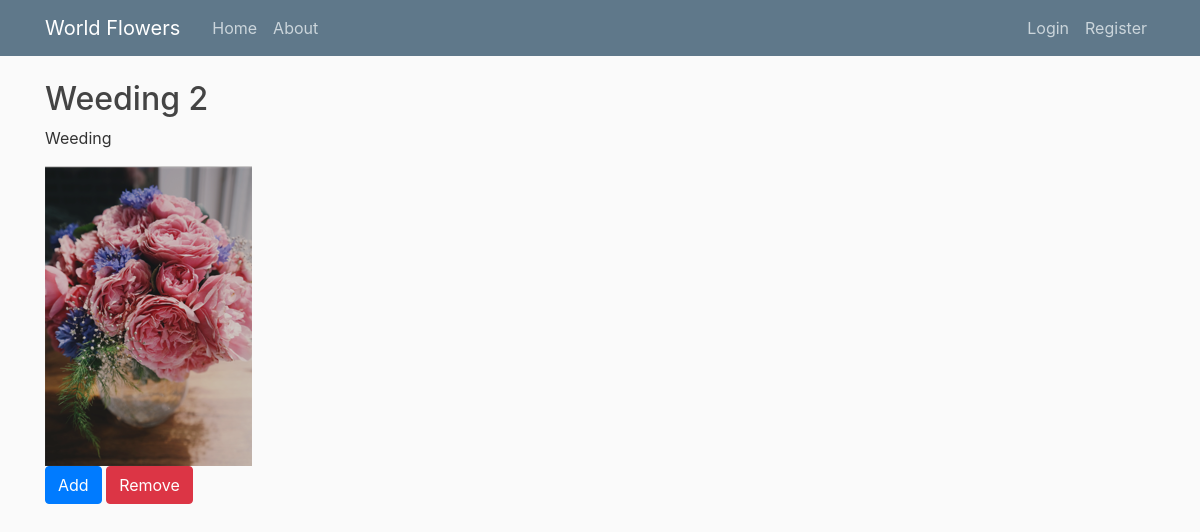
The app's page /products/item/4/ with its own data.
### products/models.py (models this page shows, shortened)
class Item(models.Model):
    category = models.CharField(max_length=30)
    title = models.CharField(max_length=30)
    description = models.TextField(default='')
    price = models.PositiveIntegerField()
    number_item_left = models.PositiveIntegerField(default=1)
    tag = models.CharField(max_length=50) # This field must be divided by comma (,) between each tag
    weight = models.DecimalField(max_digits=5, decimal_places=2, default=1.0)
    dimension = models.CharField(max_length=20, default='? x ? x ? cm')
    def get_add_to_cart_url(self):
        return reverse("add-to-cart",kwargs={
            'pk' : self.pk
        })
    def get_remove_single_item_from_cart_url(self):
        return reverse("remove-single-item-from-cart",kwargs={
            'pk' : self.pk
        })

class ItemImage(models.Model):
    item = models.ForeignKey(Item, on_delete = models.CASCADE, related_name='image')
    image = models.ImageField(default='default_product.png', upload_to='product_pics')

### products/views.py (the view)
# urls.py: path('item/<int:pk>/', ItemDetailView.as_view(), name = 'item-detail'),
class ItemDetailView(DetailView):
    model = Item

### products/templates/products/item_detail.html
{% extends 'users/base.html' %}
{% block content %}
<h2>{{ object.title }}</h2>
<p>{{ object.category }}</p>
{% for image in object.image.all %}
<div>
    <img src="{{ image.image.url }}" alt="Flower avatar">
</div>
{% endfor %}
<a href="{{ object.get_add_to_cart_url }}" class="btn btn-primary">Add</a>
<a href="{{ object.get_remove_single_item_from_cart_url }}" class="btn btn-danger">Remove</a>
{% endblock %}

### users/templates/users/base.html (style rules this page uses)
body { background: #fafafa; color: #333333; margin-top: 5rem; }
h1, h2, h3, h4, h5, h6 { color: #444444; }

### records on screen
Item: title "Weeding 2", category "Weeding"
ItemImage: image (picture)
